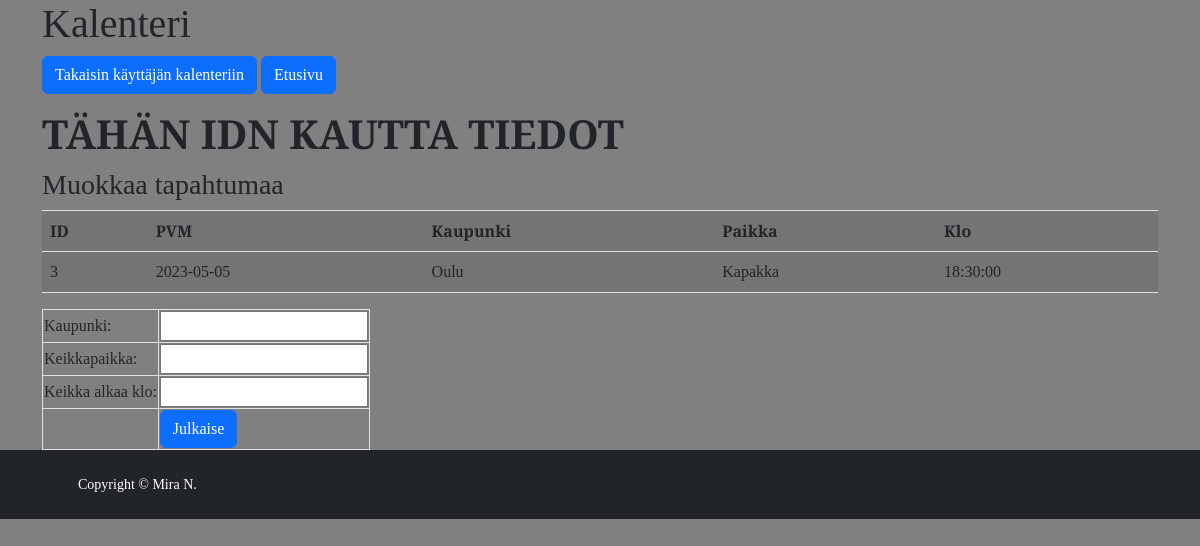
The app's page /muokkausKalenteri.php?keikkaid=3 with its own data.
### tables this page shows
CREATE TABLE `kalenteri` (
  `keikkaid` int(11) NOT NULL,
  `pvm` date NOT NULL DEFAULT current_timestamp(),
  `kaupunki` varchar(30) NOT NULL,
  `paikka` varchar(40) NOT NULL,
  `klo` time NOT NULL
);

### muokkausKalenteri.php (the view, shortened to what this page needs)
<?php
    require "connect.php";
    if(isset($_GET['keikkaid'])){
        $keikkaid = $_GET['keikkaid'];
        $kysely = "SELECT keikkaid, pvm, kaupunki, paikka, klo FROM kalenteri WHERE keikkaid='$keikkaid'";
        $data = $yhteys->query($kysely);
        $rivi = $data->fetch(PDO::FETCH_ASSOC);
    }
?>
<!DOCTYPE html>
<html>
    <head>
        <link rel="stylesheet" href="https://maxcdn.bootstrapcdn.com/bootstrap/4.5.2/css/bootstrap.min.css">
    </head>
    <body>
     <div class="container">
        <h1>Kalenteri</h1>
        <a href="kalenteriK.php" class="btn btn-primary">Takaisin käyttäjän kalenteriin</a>
        <a href="index.php" class="btn btn-primary">Etusivu</a></p>
        <div><h1><b>TÄHÄN IDN KAUTTA TIEDOT</b></h1></div>
        <h3>Muokkaa tapahtumaa</h3>
        <table class="table table-striped">
      <tr>
         <th>ID</th>
         <th>PVM</th>
         <th>Kaupunki</th>
         <th>Paikka</th>
         <th>Klo</th>
      </tr>
        <tr>
                  <tr>
                    <td><?php echo $rivi ['keikkaid']; ?></td>
                    <td><?php echo $rivi ['pvm']; ?></td>
                    <td><?php echo $rivi ['kaupunki']; ?></td>
                    <td><?php echo $rivi ['paikka']; ?></td>
                    <td><?php echo $rivi ['klo']; ?></td>
                  </tr>
        <table class="table-bordered">
            <form action="muokkaaKalenteri.php" method="POST">
                <tr>
                    <td>Kaupunki: </td>
                    <td><input type="text" name="kaupunki"></td>
                </tr>
                <tr>
                    <td>Keikkapaikka: </td>
                    <td><input type="text" name="paikka"></td>
                </tr>
                <tr>
                    <td>Keikka alkaa klo: </td>
                    <td><input type="number" name="klo"></td>
                </tr>
                <tr>
                    <td></td>
                    <td><button name="laheta" type="submit" class="btn btn-primary">Julkaise</button></td>
                </tr>
            </form>
        </table>
     </div>
             <?php require "footer.php"; ?>
    </body>
</html>

### records on screen
kalenteri: keikkaid "3", pvm "2023-05-05", kaupunki "Oulu", paikka "Kapakka", klo "18:30:00"
